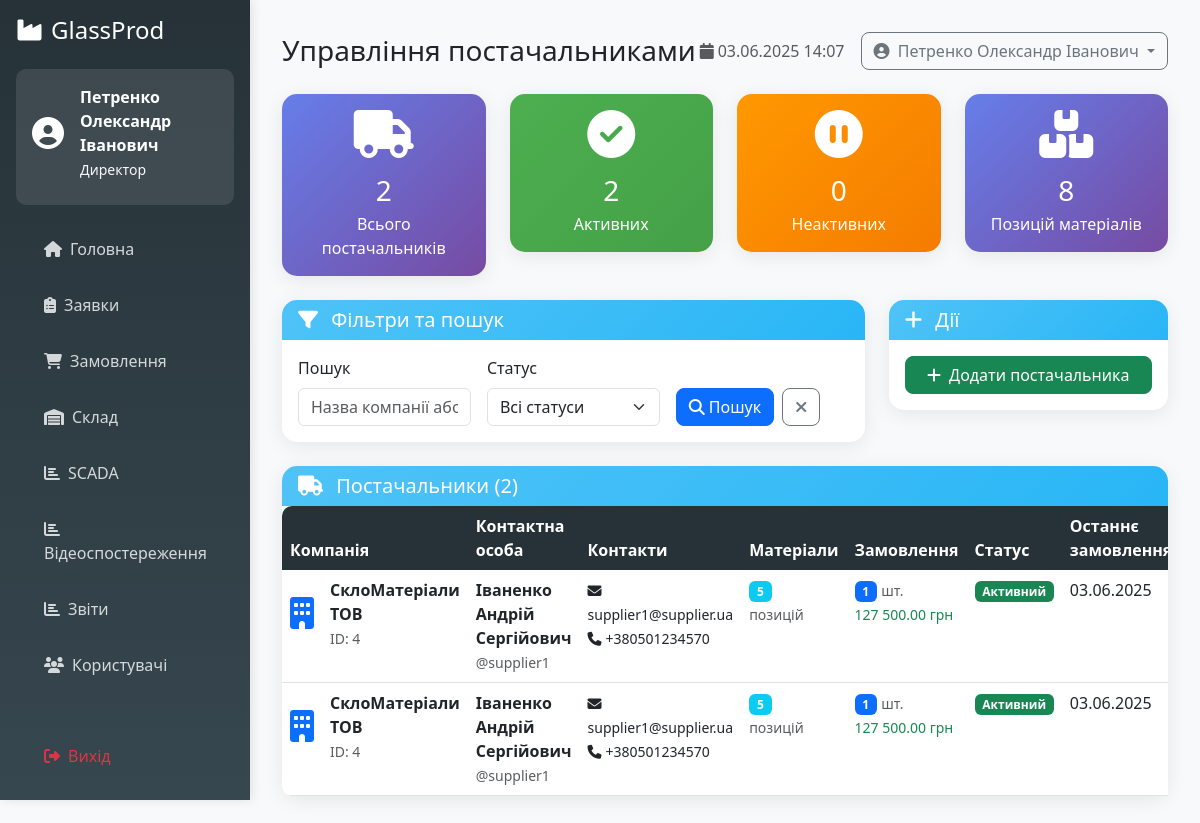
/dashboard/suppliers.php (signed in), run on the app's committed database.
### tables this page shows
CREATE TABLE `users` (
  `id` int(11) NOT NULL,
  `username` varchar(50) NOT NULL,
  `password` varchar(255) NOT NULL,
  `email` varchar(100) NOT NULL,
  `full_name` varchar(100) NOT NULL,
  `role` enum('director','procurement_manager','warehouse_keeper','supplier') NOT NULL,
  `phone` varchar(20) DEFAULT NULL,
  `company_name` varchar(100) DEFAULT NULL,
  `created_at` timestamp NOT NULL DEFAULT current_timestamp(),
  `updated_at` timestamp NOT NULL DEFAULT current_timestamp() ON UPDATE current_timestamp(),
  `is_active` tinyint(1) DEFAULT 1
);

### dashboard/suppliers.php (the view, shortened to what the rows shown need)
<?php
require_once '../config/config.php';
require_once '../templates/dashboard_layout.php';
$user = checkRole(['director', 'procurement_manager']);
$userModel = new User($pdo);
$suppliers = $userModel->getSuppliers();
?>
<div class="card">
    <div class="card-body p-0">
        <?php if (empty($suppliers)): ?>
            <div class="text-center py-5">
                <i class="fas fa-truck fa-4x text-muted mb-3"></i>
                <h5 class="text-muted">Постачальників не знайдено</h5>
                <p class="text-muted">Додайте першого постачальника або змініть фільтри пошуку</p>
            </div>
        <?php else: ?>
            <div class="table-responsive">
                <table class="table table-hover mb-0">
                    <thead>
                        <tr>
                            <th>Компанія</th>
                            <th>Контактна особа</th>
                            <th>Контакти</th>
                            <th>Матеріали</th>
                            <th>Замовлення</th>
                            <th>Статус</th>
                            <th>Останнє замовлення</th>
                        </tr>
                    </thead>
                    <tbody>
                        <?php foreach ($suppliers as $supplier): ?>
                            <tr class="<?= !$supplier['is_active'] ? 'table-secondary' : '' ?>">
                                <td>
                                    <div class="d-flex align-items-center">
                                        <div class="me-3">
                                            <i class="fas fa-building fa-2x text-primary"></i>
                                        </div>
                                        <div>
                                            <strong><?= htmlspecialchars($supplier['company_name']) ?></strong>
                                            <br>
                                            <small class="text-muted">ID: <?= $supplier['id'] ?></small>
                                        </div>
                                    </div>
                                </td>
                                <td>
                                    <strong><?= htmlspecialchars($supplier['full_name']) ?></strong>
                                    <br>
                                    <small class="text-muted">@<?= htmlspecialchars($supplier['username']) ?></small>
                                </td>
                                <td>
                                    <small>
                                        <i class="fas fa-envelope me-1"></i><?= htmlspecialchars($supplier['email']) ?><br>
                                        <?php if ($supplier['phone']): ?>
                                            <i class="fas fa-phone me-1"></i><?= htmlspecialchars($supplier['phone']) ?>
                                        <?php endif; ?>
                                    </small>
                                </td>
                                <td>
                                    <span class="badge bg-info"><?= $supplier['materials_count'] ?></span>
                                    <br>
                                    <small class="text-muted">позицій</small>
                                </td>
                                <td>
                                    <div>
                                        <span class="badge bg-primary"><?= $supplier['orders_count'] ?></span>
                                        <small class="text-muted">шт.</small>
                                    </div>
                                    <?php if ($supplier['total_orders_amount'] > 0): ?>
                                        <small class="text-success">
                                            <?= formatMoney($supplier['total_orders_amount']) ?>
                                        </small>
                                    <?php endif; ?>
                                </td>
                                <td>
                                    <?php if ($supplier['is_active']): ?>
                                        <span class="badge bg-success">Активний</span>
                                    <?php else: ?>
                                        <span class="badge bg-secondary">Неактивний</span>
                                    <?php endif; ?>
                                </td>
                                <td>
                                    <?php if ($supplier['last_order_date']): ?>
                                        <?= formatDate($supplier['last_order_date']) ?>
                                    <?php else: ?>
                                        <span class="text-muted">Немає замовлень</span>
                                    <?php endif; ?>
                                </td>
                            </tr>
                        <?php endforeach; ?>
                    </tbody>
                </table>
            </div>
        <?php endif; ?>
    </div>
</div>
<?php
$content = ob_get_clean();
renderDashboardLayout('Управління постачальниками', $user['role'], $content, '', $additionalJS);
?>

### templates/dashboard_layout.php (shortened to what the rows shown need)
<?php
function renderDashboardLayout($pageTitle, $userRole, $content, $additionalCSS = '', $additionalJS = '') {
    $user = getCurrentUser();
    $roleTitle = getRoleText($userRole);
    echo <<<HTML
<!DOCTYPE html>
<html lang="uk">
<head>
    <title>{$pageTitle} - {$roleTitle} - GlassProd</title>
    <link href="https://cdn.jsdelivr.net/npm/bootstrap@5.3.0/dist/css/bootstrap.min.css" rel="stylesheet">
    <link href="https://cdnjs.cloudflare.com/ajax/libs/font-awesome/6.4.0/css/all.min.css" rel="stylesheet">
        {$additionalCSS}
</head>
<body>
    <nav class="sidebar position-fixed top-0 start-0" style="width: 250px; z-index: 100;">
        <div class="p-3">
            <div class="user-info text-white">
                <div class="d-flex align-items-center mb-2">
                    <div>
                        <div class="fw-bold">{$user['full_name']}</div>
                        <small class="text-light">{$roleTitle}</small>
                    </div>
                </div>
            </div>
            <ul class="nav nav-pills flex-column">
HTML;
    echo <<<HTML
            </ul>
        </div>
        <div class="position-absolute bottom-0 start-0 w-100 p-3">
            <a href="/logout.php" class="nav-link text-danger">
                <i class="fas fa-sign-out-alt me-2"></i>Вихід
            </a>
        </div>
    </nav>
    <main class="main-content">
        <button class="btn btn-primary d-md-none mb-3" type="button" data-bs-toggle="offcanvas" data-bs-target="#sidebar">
            <i class="fas fa-bars"></i>
        </button>
        <div class="d-flex justify-content-between align-items-center mb-4">
            <h1 class="h3 mb-0">{$pageTitle}</h1>
            <div class="d-flex align-items-center">
                <span class="text-muted me-3">
                    <i class="fas fa-calendar me-1"></i>
HTML;
    echo <<<HTML
                </span>
                <div class="dropdown">
                    <button class="btn btn-outline-secondary dropdown-toggle" type="button" data-bs-toggle="dropdown">
                        <i class="fas fa-user-circle me-1"></i>
                        {$user['full_name']}
                    </button>
                </div>
            </div>
        </div>
        {$content}
    </main>
        {$additionalJS}
</body>
</html>
HTML;
}
?>

### data on the page
users: full_name "Петренко Олександр Іванович", role "Директор"
users: company_name "СклоМатеріали ТОВ", id "4", full_name "Іваненко Андрій Сергійович", username "supplier1", email "supplier1@supplier.ua", phone "+380501234570", materials_count "5", is_active "1", total_orders_amount "127 500.00 грн", shows "Активний", created_at "03.06.2025"

### other printed values
$title "Головна"
$title "Заявки"
$title "Замовлення"
$title "Склад"
$title "SCADA"
$title "Відеоспостереження"
$title "Звіти"
$title "Користувачі"
$pageTitle "Управління постачальниками"
$totalSuppliers "2"
$activeSuppliers "2"
$totalSuppliers - $activeSuppliers "0"
array_sum(array_column($suppliers, 'materials_count')) "8"
count($suppliers) "2"
